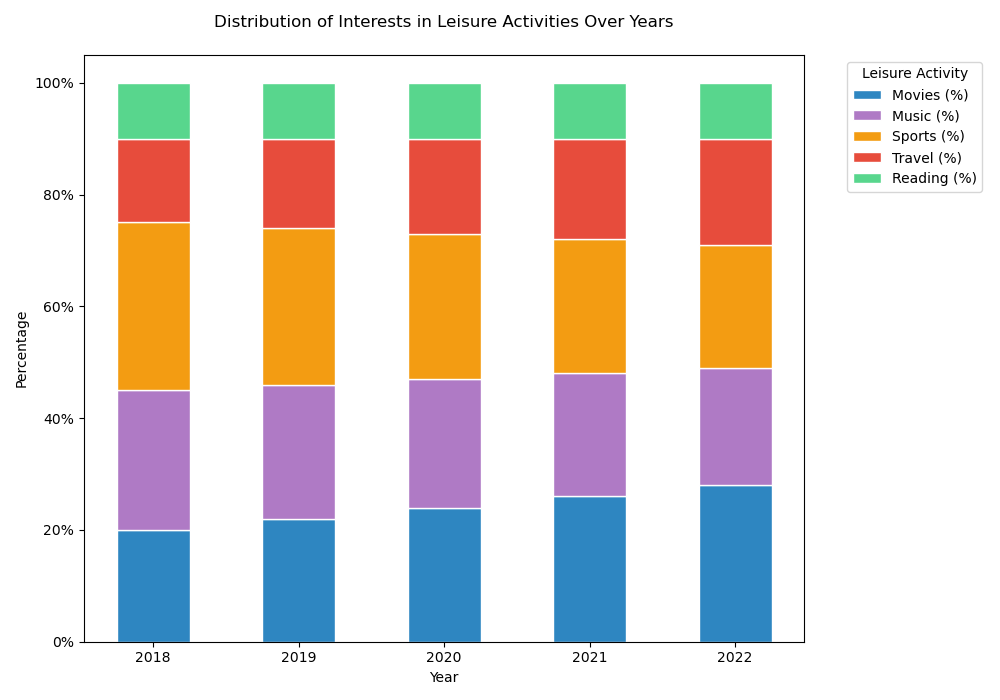

Write Python code to recreate this figure.

import matplotlib.pyplot as plt
import pandas as pd

# Given data
data = [
    {'Year': 2018, 'Movies (%)': 20, 'Music (%)': 25, 'Sports (%)': 30, 'Travel (%)': 15, 'Reading (%)': 10},
    {'Year': 2019, 'Movies (%)': 22, 'Music (%)': 24, 'Sports (%)': 28, 'Travel (%)': 16, 'Reading (%)': 10},
    {'Year': 2020, 'Movies (%)': 24, 'Music (%)': 23, 'Sports (%)': 26, 'Travel (%)': 17, 'Reading (%)': 10},
    {'Year': 2021, 'Movies (%)': 26, 'Music (%)': 22, 'Sports (%)': 24, 'Travel (%)': 18, 'Reading (%)': 10},
    {'Year': 2022, 'Movies (%)': 28, 'Music (%)': 21, 'Sports (%)': 22, 'Travel (%)': 19, 'Reading (%)': 10}
]

# Convert the dictionary list to a DataFrame
df = pd.DataFrame(data)

# Set the index to 'Year'
df.set_index('Year', inplace=True)

# Calculate the cumulative sum of the percentages to stack them correctly
cumulative_values = df.cumsum(axis=1)

# Create the 100% stacked bar chart using matplotlib
colors = ['#2E86C1', '#AF7AC5', '#F39C12', '#E74C3C', '#58D68D']  # Custom color codes
fig, ax = plt.subplots(figsize=(10, 7))  # Change the width and height of the chart

bar_width = 0.5  # Adjust the bar width
for i, col in enumerate(df.columns):
    # We'll plot the bottom values for all but the first column (i.e., index 0)
    bottom_values = cumulative_values.iloc[:, i-1] if i > 0 else None
    ax.bar(
        df.index,
        df[col],
        bottom=bottom_values,
        color=colors[i],
        edgecolor='white',
        label=col,
        width=bar_width
    )

# Add some customizations
ax.set_xticks(df.index)
ax.set_xticklabels(df.index, rotation=0)
ax.set_xlabel('Year')
ax.set_ylabel('Percentage')
ax.set_title('Distribution of Interests in Leisure Activities Over Years', pad=20)
ax.legend(title='Leisure Activity', bbox_to_anchor=(1.05, 1), loc='upper left')

# Change the y-ticks to percentage
yticks = ax.get_yticks()
ax.set_yticklabels(['{}%'.format(int(y)) for y in yticks])

plt.tight_layout()

# Display the plot
plt.show()
